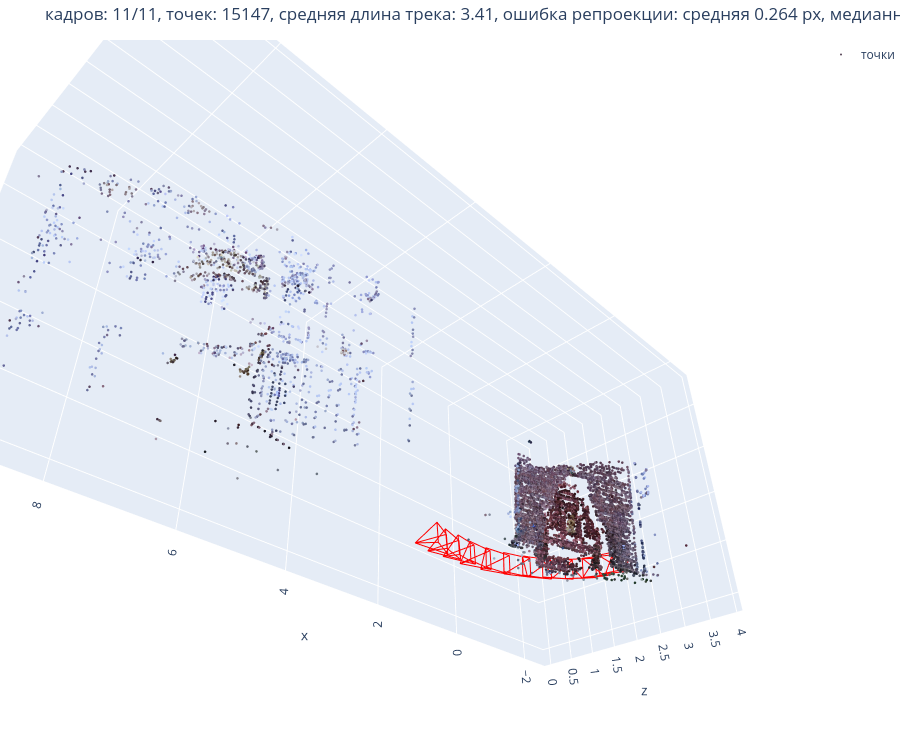

This figure's notebook cell:
### Markdown cell above
## Визуализация и экспорт

### Code cell
def cloud_arrays(rec):
    X = np.array([p["X"] for p in rec.points.values()])
    C = np.array([p["color"] for p in rec.points.values()]).astype(np.uint8)
    return X, C


def inlier_box(X, q=2.0):
    """Маска точек без далёких выбросов — для удобного просмотра."""
    lo, hi = np.percentile(X, [q, 100 - q], axis=0)
    pad = 0.5 * (hi - lo)
    return np.all((X >= lo - pad) & (X <= hi + pad), axis=1)


def show_reconstruction(rec, max_points=60000, title=""):
    X, C = cloud_arrays(rec)
    keep = inlier_box(X)
    X, C = X[keep], C[keep]
    if len(X) > max_points:
        sel = np.random.default_rng(0).choice(len(X), max_points, replace=False)
        X, C = X[sel], C[sel]
    fig = go.Figure(go.Scatter3d(x=X[:, 0], y=X[:, 1], z=X[:, 2], mode="markers", name="точки",
                                 marker=dict(size=1.5, color=[f"rgb({r},{g},{b})" for r, g, b in C])))
    d = 0.04 * np.linalg.norm(X.max(0) - X.min(0))
    h, w = scene_frames[0].shape[:2]
    Kinv = np.linalg.inv(rec.K)
    for i in rec.registered():
        R, t = rec.poses[i]
        c = camera_center(R, t)
        corners = [R.T @ (d * Kinv @ [u, v, 1] - t) for u, v in [(0, 0), (w, 0), (w, h), (0, h)]]
        path = [c, corners[0], corners[1], c, corners[2], corners[3], c, corners[0], corners[3], corners[2], corners[1]]
        path = np.array(path)
        fig.add_trace(go.Scatter3d(x=path[:, 0], y=path[:, 1], z=path[:, 2], mode="lines", showlegend=False,
                                   line=dict(color="red", width=2), hovertext=scene_names[i], hoverinfo="text"))
    fig.update_layout(title=title, height=750, margin=dict(l=0, r=0, t=40, b=0),
                      scene=dict(aspectmode="data", camera=dict(up=dict(x=0, y=-1, z=0))))
    fig.show()


def show_reprojection(rec, i, n=400):
    """Особые точки кадра (зелёные) и проекции их 3D-точек (красные отрезки — ошибка, увеличенная в 10 раз)."""
    img = cv2.undistort(scene_frames[i], K, dist)
    obs = [(pid, kp) for kp, pid in enumerate(rec.kp2pt[i]) if pid >= 0]
    sel = np.random.default_rng(0).choice(len(obs), min(n, len(obs)), replace=False)
    x = np.array([rec.feats[i]["pts"][obs[k][1]] for k in sel])
    uv, _ = project(rec.K, *rec.poses[i], np.array([rec.points[obs[k][0]]["X"] for k in sel]))
    plt.figure(figsize=(12, 7)); plt.imshow(img)
    plt.plot(x[:, 0], x[:, 1], "g.", ms=3)
    for a, b in zip(x, x + 10 * (uv - x)):
        plt.plot([a[0], b[0]], [a[1], b[1]], "r-", lw=0.7)
    plt.title(f"кадр {scene_names[i]}: {len(obs)} наблюдений"); plt.axis("off"); plt.show()


def save_ply(path, X, C):
    with open(path, "w") as f:
        f.write(f"ply\nformat ascii 1.0\nelement vertex {len(X)}\nproperty float x\nproperty float y\nproperty float z\n"
                "property uchar red\nproperty uchar green\nproperty uchar blue\nend_header\n")
        np.savetxt(f, np.column_stack([X, C]), fmt="%.6f %.6f %.6f %d %d %d")


X_all, C_all = cloud_arrays(rec)
save_ply(OUT_DIR / "sparse.ply", X_all, C_all)
print(f"сохранено {len(X_all)} точек в {OUT_DIR / 'sparse.ply'} (откройте в MeshLab или CloudCompare)")
show_reconstruction(rec, title=rec.stats())
# show_reprojection(rec, rec.registered()[len(rec.poses) // 2])

### Figure 1 — Plotly figure (JSON) as saved in the notebook; plotly's stock layout.template omitted (floating-point values rounded to 4 significant figures; data arrays with more than 128 entries replaced by an {"elided": "..."} marker saying what was removed)
{"data": [{"marker": {"color": {"elided": "15135 str values"}, "size": 1.5}, "mode": "markers", "name": "точки", "type": "scatter3d", "x": {"elided": "15135 float values"}, "y": {"elided": "15135 float values"}, "z": {"elided": "15135 float values"}}, {"hoverinfo": "text", "hovertext": "0000.png", "line": {"color": "red", "width": 2}, "mode": "lines", "showlegend": false, "type": "scatter3d", "x": [1.308, 0.8352, 1.357, 1.308, 1.336, 0.8137, 1.308, 0.8352, 0.8137, 1.336, 1.357], "y": [0.03529, -0.1812, -0.1521, 0.03529, 0.2334, 0.2042, 0.03529, -0.1812, 0.2042, 0.2334, -0.1521], "z": [0.07407, 0.4193, 0.6706, 0.07407, 0.6707, 0.4193, 0.07407, 0.4193, 0.4193, 0.6707, 0.6706]}, {"hoverinfo": "text", "hovertext": "0001.png", "line": {"color": "red", "width": 2}, "mode": "lines", "showlegend": false, "type": "scatter3d", "x": [0.8636, 0.4452, 0.9998, 0.8636, 0.9843, 0.4297, 0.8636, 0.4452, 0.4297, 0.9843, 0.9998], "y": [0.01072, -0.207, -0.1891, 0.01072, 0.1965, 0.1787, 0.01072, -0.207, 0.1787, 0.1965, -0.1891], "z": [-0.02966, 0.3797, 0.5491, -0.02966, 0.5592, 0.3899, -0.02966, 0.3797, 0.3899, 0.5592, 0.5491]}, {"hoverinfo": "text", "hovertext": "0002.png", "line": {"color": "red", "width": 2}, "mode": "lines", "showlegend": false, "type": "scatter3d", "x": [0.48, 0.1099, 0.6795, 0.48, 0.6628, 0.0932, 0.48, 0.1099, 0.0932, 0.6628, 0.6795], "y": [0.008622, -0.1962, -0.1713, 0.008622, 0.2144, 0.1895, 0.008622, -0.1962, 0.1895, 0.2144, -0.1713], "z": [0.002545, 0.462, 0.5693, 0.002545, 0.5683, 0.4611, 0.002545, 0.462, 0.4611, 0.5683, 0.5693]}, {"hoverinfo": "text", "hovertext": "0003.png", "line": {"color": "red", "width": 2}, "mode": "lines", "showlegend": false, "type": "scatter3d", "x": [-6.078e-06, -0.2872, 0.2929, -6.078e-06, 0.2929, -0.2872, -6.078e-06, -0.2872, -0.2872, 0.2929, 0.2929], "y": [-4.681e-05, -0.1898, -0.1898, -4.681e-05, 0.1962, 0.1962, -4.681e-05, -0.1898, 0.1962, 0.1962, -0.1898], "z": [5.538e-06, 0.5211, 0.5211, 5.538e-06, 0.5211, 0.5211, 5.538e-06, 0.5211, 0.5211, 0.5211, 0.5211]}, {"hoverinfo": "text", "hovertext": "0004.png", "line": {"color": "red", "width": 2}, "mode": "lines", "showlegend": false, "type": "scatter3d", "x": [-0.4789, -0.6694, -0.09865, -0.4789, -0.09646, -0.6672, -0.4789, -0.6694, -0.6672, -0.09646, -0.09865], "y": [0.004183, -0.1616, -0.169, 0.004183, 0.2167, 0.2242, 0.004183, -0.1616, 0.2242, 0.2167, -0.169], "z": [0.1092, 0.6804, 0.577, 0.1092, 0.5614, 0.6648, 0.1092, 0.6804, 0.6648, 0.5614, 0.577]}, {"hoverinfo": "text", "hovertext": "0005.png", "line": {"color": "red", "width": 2}, "mode": "lines", "showlegend": false, "type": "scatter3d", "x": [-0.9546, -1.032, -0.4922, -0.9546, -0.4887, -1.028, -0.9546, -1.032, -1.028, -0.4887, -0.4922], "y": [0.0111, -0.1517, -0.1661, 0.0111, 0.2196, 0.234, 0.0111, -0.1517, 0.234, 0.2196, -0.1661], "z": [0.298, 0.896, 0.683, 0.298, 0.6659, 0.8789, 0.298, 0.896, 0.8789, 0.6659, 0.683]}, {"hoverinfo": "text", "hovertext": "0006.png", "line": {"color": "red", "width": 2}, "mode": "lines", "showlegend": false, "type": "scatter3d", "x": [-1.369, -1.344, -0.8495, -1.369, -0.845, -1.34, -1.369, -1.344, -1.34, -0.845, -0.8495], "y": [0.02291, -0.1312, -0.1551, 0.02291, 0.2302, 0.2542, 0.02291, -0.1312, 0.2542, 0.2302, -0.1551], "z": [0.553, 1.158, 0.8556, 0.553, 0.8324, 1.135, 0.553, 1.158, 1.135, 0.8324, 0.8556]}, {"hoverinfo": "text", "hovertext": "0007.png", "line": {"color": "red", "width": 2}, "mode": "lines", "showlegend": false, "type": "scatter3d", "x": [-1.725, -1.585, -1.158, -1.725, -1.154, -1.581, -1.725, -1.585, -1.581, -1.154, -1.158], "y": [0.04465, -0.1027, -0.1368, 0.04465, 0.2482, 0.2822, 0.04465, -0.1027, 0.2822, 0.2482, -0.1368], "z": [0.8978, 1.488, 1.096, 0.8978, 1.067, 1.459, 0.8978, 1.488, 1.459, 1.067, 1.096]}, {"hoverinfo": "text", "hovertext": "0008.png", "line": {"color": "red", "width": 2}, "mode": "lines", "showlegend": false, "type": "scatter3d", "x": [-2.095, -1.799, -1.5, -2.095, -1.495, -1.794, -2.095, -1.799, -1.794, -1.495, -1.5], "y": [0.07124, -0.08599, -0.1239, 0.07124, 0.2613, 0.2992, 0.07124, -0.08599, 0.2992, 0.2613, -0.1239], "z": [1.341, 1.868, 1.372, 1.341, 1.345, 1.841, 1.341, 1.868, 1.841, 1.345, 1.372]}, {"hoverinfo": "text", "hovertext": "0009.png", "line": {"color": "red", "width": 2}, "mode": "lines", "showlegend": false, "type": "scatter3d", "x": [-2.255, -1.869, -1.67, -2.255, -1.66, -1.859, -2.255, -1.869, -1.859, -1.66, -1.67], "y": [0.1001, -0.0712, -0.1108, 0.1001, 0.2744, 0.314, 0.1001, -0.0712, 0.314, 0.2744, -0.1108], "z": [1.745, 2.205, 1.661, 1.745, 1.637, 2.18, 1.745, 2.205, 2.18, 1.637, 1.661]}, {"hoverinfo": "text", "hovertext": "0010.png", "line": {"color": "red", "width": 2}, "mode": "lines", "showlegend": false, "type": "scatter3d", "x": [-2.283, -1.814, -1.736, -2.283, -1.719, -1.797, -2.283, -1.814, -1.797, -1.719, -1.736], "y": [0.1359, -0.05253, -0.09126, 0.1359, 0.2937, 0.3325, 0.1359, -0.05253, 0.3325, 0.2937, -0.09126], "z": [2.189, 2.556, 1.983, 2.189, 1.959, 2.533, 2.189, 2.556, 2.533, 1.959, 1.983]}], "layout": {"height": 750, "margin": {"b": 0, "l": 0, "r": 0, "t": 40}, "scene": {"aspectmode": "data", "camera": {"up": {"x": 0, "y": -1, "z": 0}}}, "title": {"text": "кадров: 11/11, точек: 15147, средняя длина трека: 3.41, ошибка репроекции: средняя 0.264 px, медианная 0.179 px"}}}
